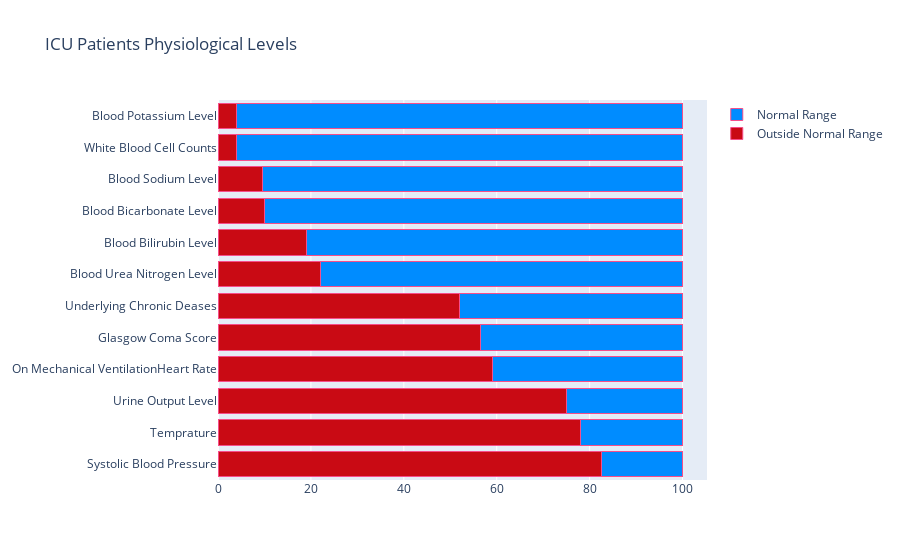

Notebook cell for this chart:
### Code cell
import plotly.graph_objects as go
fig = go.Figure()
fig.add_trace(go.Bar(
    y = [ 'Systolic Blood Pressure',
          'Temprature',
          'Urine Output Level',
          'On Mechanical Ventilation'
          'Heart Rate',
          'Glasgow Coma Score',
          'Underlying Chronic Deases',
          'Blood Urea Nitrogen Level',
          'Blood Bilirubin Level',
          'Blood Bicarbonate Level',
          'Blood Sodium Level',
          'White Blood Cell Counts', 
          'Blood Potassium Level'],  
    x = [82.5,78,75,59,56.4,52,22,19,10,9.5,4,4, 2.5],
    name = 'Outside Normal Range',
    orientation = 'h',
    marker = dict(
    color='rgba(201, 10, 20, 1)',
    line=dict(color='rgba(246, 78, 139, 1.0)', width=1)
    )
))
fig.add_trace(go.Bar(
    y = [ 'Systolic Blood Pressure',
          'Temprature',
          'Urine Output Level',
          'On Mechanical Ventilation'
          'Heart Rate',
          'Glasgow Coma Score',
          'Underlying Chronic Deases',
          'Blood Urea Nitrogen Level',
          'Blood Bilirubin Level',
          'Blood Bicarbonate Level',
          'Blood Sodium Level',
          'White Blood Cell Counts', 
          'Blood Potassium Level'],  
   x = [17.5,22,25,41,43.6,48,78,81,90,90.5,96,96, 97.5], 

    name = 'Normal Range',
    orientation = 'h',
    marker = dict(
    color='rgba(0, 140, 255, 1)',
    line=dict(color='rgba(246, 78, 139, 1.0)', width=1)
    )
))
      
fig.update_layout(barmode='stack', title='ICU Patients Physiological Levels')
fig.show()

### Figure 1 — Plotly figure (JSON) as saved in the notebook; plotly's stock layout.template omitted (floating-point values rounded to 4 significant figures)
{"data": [{"marker": {"color": "rgba(201, 10, 20, 1)", "line": {"color": "rgba(246, 78, 139, 1.0)", "width": 1}}, "name": "Outside Normal Range", "orientation": "h", "type": "bar", "x": [82.5, 78, 75, 59, 56.4, 52, 22, 19, 10, 9.5, 4, 4, 2.5], "y": ["Systolic Blood Pressure", "Temprature", "Urine Output Level", "On Mechanical VentilationHeart Rate", "Glasgow Coma Score", "Underlying Chronic Deases", "Blood Urea Nitrogen Level", "Blood Bilirubin Level", "Blood Bicarbonate Level", "Blood Sodium Level", "White Blood Cell Counts", "Blood Potassium Level"]}, {"marker": {"color": "rgba(0, 140, 255, 1)", "line": {"color": "rgba(246, 78, 139, 1.0)", "width": 1}}, "name": "Normal Range", "orientation": "h", "type": "bar", "x": [17.5, 22, 25, 41, 43.6, 48, 78, 81, 90, 90.5, 96, 96, 97.5], "y": ["Systolic Blood Pressure", "Temprature", "Urine Output Level", "On Mechanical VentilationHeart Rate", "Glasgow Coma Score", "Underlying Chronic Deases", "Blood Urea Nitrogen Level", "Blood Bilirubin Level", "Blood Bicarbonate Level", "Blood Sodium Level", "White Blood Cell Counts", "Blood Potassium Level"]}], "layout": {"barmode": "stack", "title": {"text": "ICU Patients Physiological Levels"}}}
